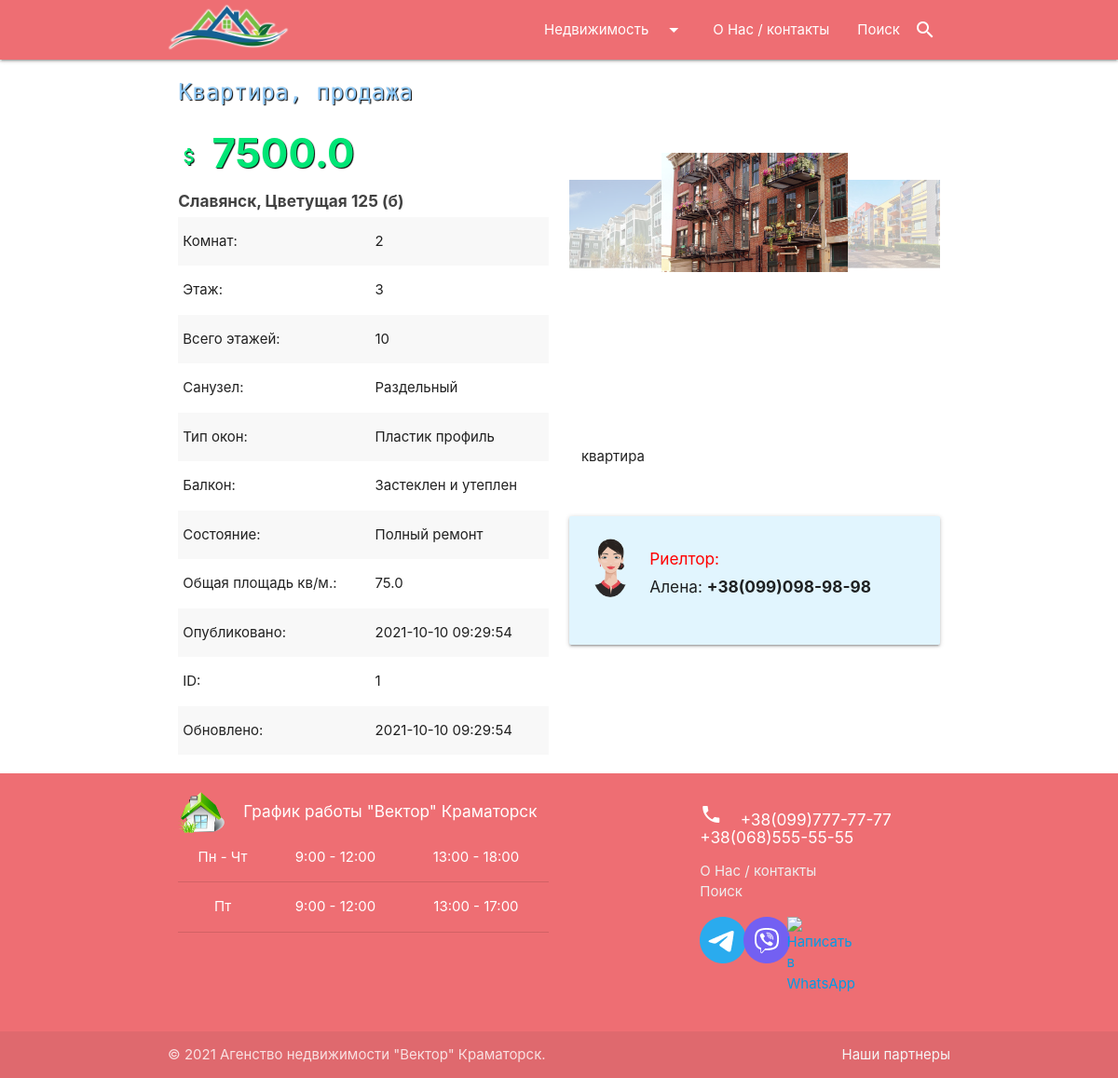
The page /apartment/1/ on the database its author committed.
### agency/models.py (models this page shows, shortened)
class Apartment(models.Model):
    ADJACENT = 'Смежный'
    SEPARATED = 'Раздельный'
    BATHROOM_CHOICE = [(ADJACENT, 'Смежный'), (SEPARATED, 'Раздельный')]
    PLASTIC = 'Пластик профиль'
    WOOD = 'Дерево профиль'
    STANDARD = 'Стандартная комплектация'
    WINDOW_CHOICE = [(PLASTIC, 'Пластик профиль'),(WOOD, 'Дерево профиль'),(STANDARD, 'Стандартная комплектация')]
    OPEN_BALCONY = 'Открытого типа'
    GLAZED_BALCONY = 'Застеклен'
    GLAZED_AND_INSULATED = 'Застеклен и утеплен'
    NO_BALCONY = 'Отсутствует'
    BALCONY_CHOICE = [
        (OPEN_BALCONY, 'Открытого типа'),
        (GLAZED_BALCONY, 'Застеклен'),
        (GLAZED_AND_INSULATED, 'Застеклен и утеплен'),
        (NO_BALCONY, 'Отсутствует')
    ]
    BASIC_REPAIR = 'Базовый ремонт'
    FULL_REPAIR = 'Полный ремонт'
    NO_REPAIR = 'Требуется ремонт'
    ROOM_CONDITION = [(BASIC_REPAIR, 'Базовый ремонт'), (FULL_REPAIR, 'Полный ремонт'), (NO_REPAIR, 'Требуется ремонт')]
    slug_title = 'Apartment'
    created_at = models.DateTimeField(auto_now_add=True, verbose_name='Создано')
    updated_at = models.DateTimeField(auto_now=True, verbose_name='Обновлено')
    proposal_type = models.CharField(max_length=8, choices=_PROP_CHOICES, default=_SALE, verbose_name='Тип предложения')
    price = models.FloatField(verbose_name='Цена $')
    number_of_rooms = models.PositiveSmallIntegerField(
        default=1, validators=[MinValueValidator(1), MaxValueValidator(10)], verbose_name='Кол-во комнат'
    )
    floor_number = models.PositiveSmallIntegerField(
        default=1, validators=[MinValueValidator(1), MaxValueValidator(25)], verbose_name='Этаж'
    )
    total_floors_number = models.PositiveSmallIntegerField(
        default=10, validators=[MinValueValidator(1), MaxValueValidator(25)], verbose_name='Всего этажей'
    )
    bathroom = models.CharField(max_length=10, choices=BATHROOM_CHOICE, default=SEPARATED, verbose_name='Туалет')
    window_type = models.CharField(max_length=25, choices=WINDOW_CHOICE, default=PLASTIC, verbose_name='Окна')
    balcony = models.CharField(max_length=20, choices=BALCONY_CHOICE, default=GLAZED_BALCONY, verbose_name='Балкон')
    room_condition = models.CharField(max_length=20, choices=ROOM_CONDITION, default=FULL_REPAIR, verbose_name='Ремонт')
    total_area = models.FloatField(
        default=10.0, validators=[MinValueValidator(10.0), MaxValueValidator(400.0)], verbose_name='Общая площадь кв.м'
    )
    address = models.CharField(max_length=65, verbose_name='Адрес')
    description = models.TextField(blank=True, max_length=400, verbose_name='Описание')
    realtors = models.ManyToManyField(Realtor, blank=True, verbose_name='Риелтор')
    class Meta:
        verbose_name = 'Квартира'
        verbose_name_plural = 'Квартиры'
        ordering = ['created_at']

class ApartmentGallery(models.Model):
    apartment = models.ForeignKey(Apartment, on_delete=models.CASCADE, related_name='images')
    image = models.ImageField(upload_to="apartments/")

### agency/views.py (the view)
# urls.py: path('apartment/<int:pk>/', ApartmentView.as_view(), name='apartment'),
class ApartmentView(DetailView):
    model = Apartment

### agency/templates/agency/apartment_detail.html (shortened to what this page needs)
{% extends 'index.html' %}
{% block content %}
<div class="container">
    <div class="row">
        <div class="col s12 m12 l6 xl6">
            <h5 class="itemTitle">
                Квартира,
                {% if object.proposal_type == 'sale' %}
                продажа
                {% elif object.proposal_type == 'rental' %}
                аренда
                {% elif object.proposal_type == 'exchange' %}
                обмен
                {% else %}
                unknown
                {% endif %}
            </h5>
            <h3 class="itemPrice">
                <i class="material-icons">attach_money</i>
                <b>{{ object.price }}</b>
            </h3>
            <span class="grey-text text-darken-3"><h6><b>{{ object.address }}</b></h6></span>
            <table class="striped">
                <tbody>
                <tr>
                    <td>Комнат:</td>
                    <td>{{ object.number_of_rooms }}</td>
                </tr>
                <tr>
                    <td>Этаж:</td>
                    <td>{{ object.floor_number }}</td>
                </tr>
                <tr>
                    <td>Всего этажей:</td>
                    <td>{{ object.total_floors_number }}</td>
                </tr>
                <tr>
                    <td>Санузел:</td>
                    <td>{{ object.bathroom }}</td>
                </tr>
                <tr>
                    <td>Тип окон:</td>
                    <td>{{ object.window_type }}</td>
                </tr>
                <tr>
                    <td>Балкон:</td>
                    <td>{{ object.balcony }}</td>
                </tr>
                <tr>
                    <td>Состояние:</td>
                    <td>{{ object.room_condition }}</td>
                </tr>
                <tr>
                    <td>Общая площадь кв/м.:</td>
                    <td>{{ object.total_area }}</td>
                </tr>
                <tr>
                    <td>Опубликовано:</td>
                    <td>{{ object.created_at | date:"Y-m-d H:i:s" }}</td>
                </tr>
                <tr>
                    <td>ID:</td>
                    <td>{{ object.pk }}</td>
                </tr>
                <tr>
                    <td>Обновлено:</td>
                    <td>{{ object.updated_at | date:"Y-m-d H:i:s" }}</td>
                </tr>
                </tbody>
            </table>
        </div>
        <div class="col s12 m12 l6 xl6">
            <div class="row">
                {% if object.images.all %}
                <div class="col s12">
                    <div class="carousel gallery">
                        {% for photo in object.images.all %}
                        <a data-fancybox="gallery" class="carousel-item" href="{{ photo.image.url }}">
                            <img src="{{ photo.image.url }}">
                        </a>
                        {% endfor %}
                    </div>
                </div>
                {% else %}
                    <br>
                    <br>
                    <br>
                {% endif %}
                <div class="col s12">
                    <p>&nbsp;&nbsp;&nbsp;{{ object.description }}</p>
                </div>
                {% if object.realtors.all %}
                <div class="col s8 offset-s2" style="margin-top: 20px;">
                    <table>
                        <thead>
                        <tr>
                            <th style="color: red;">Риелтор:</th>
                        </tr>
                        </thead>
                        <tbody>
                            {% for realtor in object.realtors.all %}
                            <tr>
                                <td>{{ realtor.name }}</td>
                                <td><b>{{ realtor.phone }}</b></td>
                            </tr>
                            {% endfor %}
                        </tbody>
                    </table>
                </div>
                {% else %}
                <div class="col s12 m12 l12 xl8 offset-xl2" style="margin-top: 30px;">
                    <div class="card-panel light-blue lighten-5 z-depth-1">
                        <div class="row valign-wrapper">
                            <div class="col s2">
                                <img src="/media/logos/female.png" alt="" class="circle responsive-img">
                            </div>
                            <div class="col s10">
                                <h6 style="color: red;">Риелтор:</h6>
                                <h6>Алена: <b>+38(099)098-98-98</b></h6>
                            </div>
                        </div>
                    </div>
                </div>
                {% endif %}
            </div>
        </div>
    </div>
</div>
{% endblock %}

### rental/static/css/main.css (style rules this page uses)
body { display: flex; min-height: 100vh; flex-direction: column; }
.itemPrice { color: #00e676; text-shadow: 1px 1px 1px black; }
.itemTitle { font-family: 'Rubik Mono One', sans-serif; color: #90caf9; text-shadow: 1px 1px 1px black; margin-top: 21px; }

### rows shown on the page
Apartment: price "7500.0", address "Славянск, Цветущая 125 (б)", number_of_rooms "2", floor_number "3", total_floors_number "10", bathroom "Раздельный", window_type "Пластик профиль", balcony "Застеклен и утеплен", room_condition "Полный ремонт", total_area "75.0", created_at "2021-10-10 09:29:54", pk "1", updated_at "2021-10-10 09:29:54", description "квартира"
ApartmentGallery: image (picture)
ApartmentGallery: image (picture)
ApartmentGallery: image (picture)
